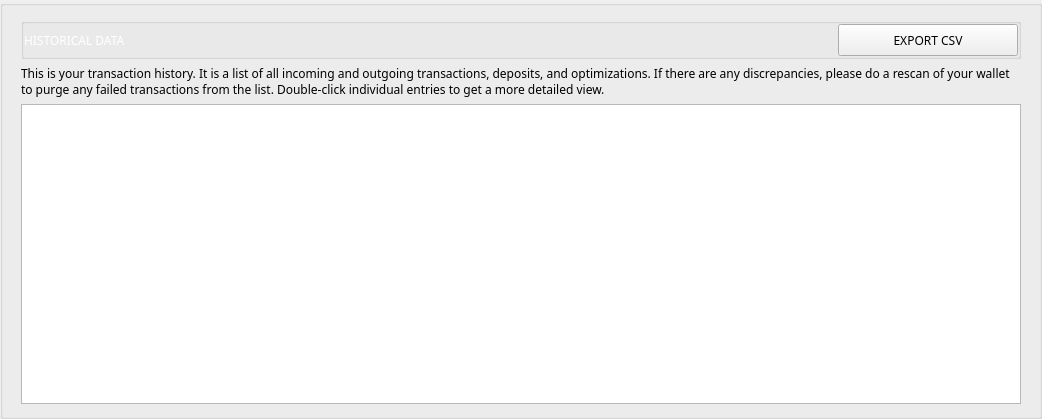
       <widget class="QGroupBox" name="transactionsBox">
        <property name="styleSheet">
         <string notr="true"/>
        </property>
        <property name="title">
         <string/>
        </property>
        <property name="alignment">
         <set>Qt::AlignLeading|Qt::AlignLeft|Qt::AlignVCenter</set>
        </property>
        <layout class="QVBoxLayout" name="verticalLayout_11">
         <property name="spacing">
          <number>6</number>
         </property>
         <property name="leftMargin">
          <number>18</number>
         </property>
         <property name="topMargin">
          <number>12</number>
         </property>
         <property name="rightMargin">
          <number>18</number>
         </property>
         <property name="bottomMargin">
          <number>12</number>
         </property>
         <item>
          <widget class="QGroupBox" name="horizontalGroupBox_4">
           <property name="alignment">
            <set>Qt::AlignLeading|Qt::AlignLeft|Qt::AlignVCenter</set>
           </property>
           <layout class="QHBoxLayout" name="horizontalLayout_14">
            <property name="spacing">
             <number>0</number>
            </property>
            <property name="leftMargin">
             <number>0</number>
            </property>
            <property name="topMargin">
             <number>0</number>
            </property>
            <property name="rightMargin">
             <number>0</number>
            </property>
            <property name="bottomMargin">
             <number>0</number>
            </property>
            <item>
             <widget class="QLabel" name="title_transactions">
              <property name="minimumSize">
               <size>
                <width>250</width>
                <height>32</height>
               </size>
              </property>
              <property name="maximumSize">
               <size>
                <width>250</width>
                <height>32</height>
               </size>
              </property>
              <property name="font">
               <font>
                <family>Poppins</family>
               </font>
              </property>
              <property name="styleSheet">
               <string notr="true">color: #fff;</string>
              </property>
              <property name="text">
               <string>HISTORICAL DATA</string>
              </property>
              <property name="textFormat">
               <enum>Qt::AutoText</enum>
              </property>
             </widget>
            </item>
            <item>
             <spacer name="horizontalSpacer_14">
              <property name="orientation">
               <enum>Qt::Horizontal</enum>
              </property>
              <property name="sizeHint" stdset="0">
               <size>
                <width>40</width>
                <height>20</height>
               </size>
              </property>
             </spacer>
            </item>
            <item>
             <widget class="QPushButton" name="b1_exportCSVButton">
              <property name="minimumSize">
               <size>
                <width>180</width>
                <height>32</height>
               </size>
              </property>
              <property name="maximumSize">
               <size>
                <width>180</width>
                <height>32</height>
               </size>
              </property>
              <property name="font">
               <font>
                <family>Poppins</family>
               </font>
              </property>
              <property name="styleSheet">
               <string notr="true">/* This button style is handled automatically by OverviewFrame:setStyles() (in OverviewFrame.cpp) */</string>
              </property>
              <property name="text">
               <string>EXPORT CSV</string>
              </property>
             </widget>
            </item>
           </layout>
          </widget>
         </item>
         <item>
          <widget class="QLabel" name="m_transactionsDescription">
           <property name="font">
            <font>
             <family>Poppins</family>
            </font>
           </property>
           <property name="styleSheet">
            <string notr="true"/>
           </property>
           <property name="text">
            <string>This is your transaction history. It is a list of all incoming and outgoing transactions, deposits, and optimizations. If there are any discrepancies, please do a rescan of your wallet to purge any failed transactions from the list. Double-click individual entries to get a more detailed view.</string>
           </property>
           <property name="wordWrap">
            <bool>true</bool>
           </property>
          </widget>
         </item>
         <item>
          <widget class="QTreeView" name="m_transactionsView">
           <property name="minimumSize">
            <size>
             <width>1000</width>
             <height>300</height>
            </size>
           </property>
           <property name="maximumSize">
            <size>
             <width>16777215</width>
             <height>16777215</height>
            </size>
           </property>
           <property name="font">
            <font>
             <family>Poppins</family>
            </font>
           </property>
           <property name="styleSheet">
            <string notr="true">/* This style is handled automatically by EditableStyle.cpp */</string>
           </property>
           <property name="frameShape">
            <enum>QFrame::StyledPanel</enum>
           </property>
           <property name="frameShadow">
            <enum>QFrame::Plain</enum>
           </property>
           <property name="lineWidth">
            <number>0</number>
           </property>
           <property name="midLineWidth">
            <number>0</number>
           </property>
           <property name="verticalScrollBarPolicy">
            <enum>Qt::ScrollBarAsNeeded</enum>
           </property>
           <property name="horizontalScrollBarPolicy">
            <enum>Qt::ScrollBarAlwaysOff</enum>
           </property>
           <property name="sizeAdjustPolicy">
            <enum>QAbstractScrollArea::AdjustToContentsOnFirstShow</enum>
           </property>
           <property name="autoScrollMargin">
            <number>0</number>
           </property>
           <property name="editTriggers">
            <set>QAbstractItemView::EditKeyPressed</set>
           </property>
           <property name="alternatingRowColors">
            <bool>true</bool>
           </property>
           <property name="indentation">
            <number>0</number>
           </property>
           <property name="rootIsDecorated">
            <bool>false</bool>
           </property>
           <property name="uniformRowHeights">
            <bool>true</bool>
           </property>
           <property name="itemsExpandable">
            <bool>true</bool>
           </property>
           <property name="sortingEnabled">
            <bool>true</bool>
           </property>
           <property name="expandsOnDoubleClick">
            <bool>true</bool>
           </property>
           <attribute name="headerMinimumSectionSize">
            <number>60</number>
           </attribute>
           <attribute name="headerDefaultSectionSize">
            <number>150</number>
           </attribute>
           <attribute name="headerShowSortIndicator" stdset="0">
            <bool>true</bool>
           </attribute>
           <attribute name="headerStretchLastSection">
            <bool>true</bool>
           </attribute>
          </widget>
         </item>
        </layout>
       </widget>
